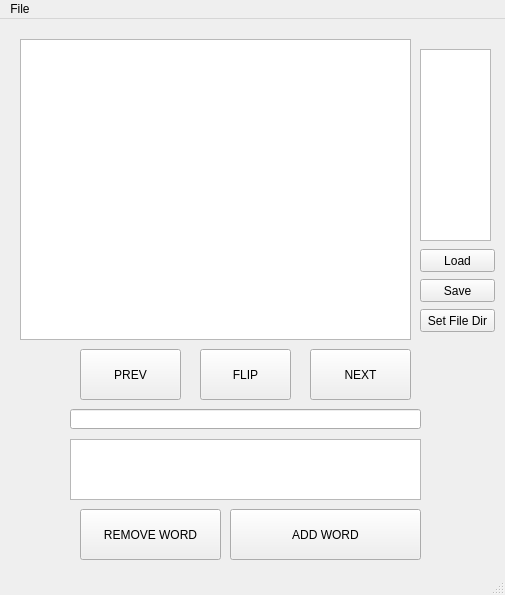
<?xml version="1.0" encoding="UTF-8"?>
<ui version="4.0">
 <class>mainApplication</class>
 <widget class="QMainWindow" name="mainApplication">
  <property name="geometry">
   <rect>
    <x>0</x>
    <y>0</y>
    <width>505</width>
    <height>595</height>
   </rect>
  </property>
  <property name="windowTitle">
   <string>MainWindow</string>
  </property>
  <widget class="QWidget" name="centralwidget">
   <widget class="QPushButton" name="addWordButton">
    <property name="geometry">
     <rect>
      <x>230</x>
      <y>490</y>
      <width>191</width>
      <height>51</height>
     </rect>
    </property>
    <property name="text">
     <string>ADD WORD</string>
    </property>
   </widget>
   <widget class="QPushButton" name="nextButton">
    <property name="geometry">
     <rect>
      <x>310</x>
      <y>330</y>
      <width>101</width>
      <height>51</height>
     </rect>
    </property>
    <property name="text">
     <string>NEXT</string>
    </property>
   </widget>
   <widget class="QPushButton" name="flipButton">
    <property name="geometry">
     <rect>
      <x>200</x>
      <y>330</y>
      <width>91</width>
      <height>51</height>
     </rect>
    </property>
    <property name="text">
     <string>FLIP</string>
    </property>
   </widget>
   <widget class="QPushButton" name="prevButton">
    <property name="geometry">
     <rect>
      <x>80</x>
      <y>330</y>
      <width>101</width>
      <height>51</height>
     </rect>
    </property>
    <property name="text">
     <string>PREV</string>
    </property>
   </widget>
   <widget class="QTextEdit" name="definitionInputField">
    <property name="geometry">
     <rect>
      <x>70</x>
      <y>420</y>
      <width>351</width>
      <height>61</height>
     </rect>
    </property>
   </widget>
   <widget class="QLineEdit" name="wordNameInputField">
    <property name="geometry">
     <rect>
      <x>70</x>
      <y>390</y>
      <width>351</width>
      <height>20</height>
     </rect>
    </property>
   </widget>
   <widget class="QPushButton" name="removeWordButton">
    <property name="geometry">
     <rect>
      <x>80</x>
      <y>490</y>
      <width>141</width>
      <height>51</height>
     </rect>
    </property>
    <property name="text">
     <string>REMOVE WORD</string>
    </property>
   </widget>
   <widget class="QTextEdit" name="displayField">
    <property name="geometry">
     <rect>
      <x>20</x>
      <y>20</y>
      <width>391</width>
      <height>301</height>
     </rect>
    </property>
    <property name="font">
     <font>
      <family>Yu Gothic UI Semibold</family>
      <pointsize>40</pointsize>
      <weight>75</weight>
      <bold>true</bold>
     </font>
    </property>
    <property name="autoFillBackground">
     <bool>true</bool>
    </property>
    <property name="readOnly">
     <bool>true</bool>
    </property>
    <property name="html">
     <string>&lt;!DOCTYPE HTML PUBLIC &quot;-//W3C//DTD HTML 4.0//EN&quot; &quot;http://www.w3.org/TR/REC-html40/strict.dtd&quot;&gt;
&lt;html&gt;&lt;head&gt;&lt;meta name=&quot;qrichtext&quot; content=&quot;1&quot; /&gt;&lt;style type=&quot;text/css&quot;&gt;
p, li { white-space: pre-wrap; }
&lt;/style&gt;&lt;/head&gt;&lt;body style=&quot; font-family:'Yu Gothic UI Semibold'; font-size:40pt; font-weight:600; font-style:normal;&quot;&gt;
&lt;p align=&quot;center&quot; style=&quot;-qt-paragraph-type:empty; margin-top:0px; margin-bottom:0px; margin-left:0px; margin-right:0px; -qt-block-indent:0; text-indent:0px;&quot;&gt;&lt;br /&gt;&lt;/p&gt;
&lt;p align=&quot;center&quot; style=&quot;-qt-paragraph-type:empty; margin-top:0px; margin-bottom:0px; margin-left:0px; margin-right:0px; -qt-block-indent:0; text-indent:0px;&quot;&gt;&lt;br /&gt;&lt;/p&gt;&lt;/body&gt;&lt;/html&gt;</string>
    </property>
   </widget>
   <widget class="QListWidget" name="setListWidget">
    <property name="geometry">
     <rect>
      <x>420</x>
      <y>30</y>
      <width>71</width>
      <height>192</height>
     </rect>
    </property>
   </widget>
   <widget class="QPushButton" name="loadSelectedButton">
    <property name="geometry">
     <rect>
      <x>420</x>
      <y>230</y>
      <width>75</width>
      <height>23</height>
     </rect>
    </property>
    <property name="text">
     <string>Load</string>
    </property>
   </widget>
   <widget class="QPushButton" name="setFilDirButton">
    <property name="geometry">
     <rect>
      <x>420</x>
      <y>290</y>
      <width>75</width>
      <height>23</height>
     </rect>
    </property>
    <property name="text">
     <string>Set File Dir</string>
    </property>
   </widget>
   <widget class="QPushButton" name="saveSelectedButton">
    <property name="geometry">
     <rect>
      <x>420</x>
      <y>260</y>
      <width>75</width>
      <height>23</height>
     </rect>
    </property>
    <property name="text">
     <string>Save</string>
    </property>
   </widget>
  </widget>
  <widget class="QMenuBar" name="menubar">
   <property name="geometry">
    <rect>
     <x>0</x>
     <y>0</y>
     <width>505</width>
     <height>21</height>
    </rect>
   </property>
   <widget class="QMenu" name="menuFile">
    <property name="title">
     <string>File</string>
    </property>
    <addaction name="actionSave"/>
    <addaction name="actionLoad"/>
   </widget>
   <addaction name="menuFile"/>
  </widget>
  <widget class="QStatusBar" name="statusbar"/>
  <action name="actionSave">
   <property name="text">
    <string>Save</string>
   </property>
  </action>
  <action name="actionLoad">
   <property name="text">
    <string>Load</string>
   </property>
  </action>
  <action name="actionFileList">
   <property name="text">
    <string>FileList</string>
   </property>
  </action>
 </widget>
 <resources/>
 <connections/>
</ui>
